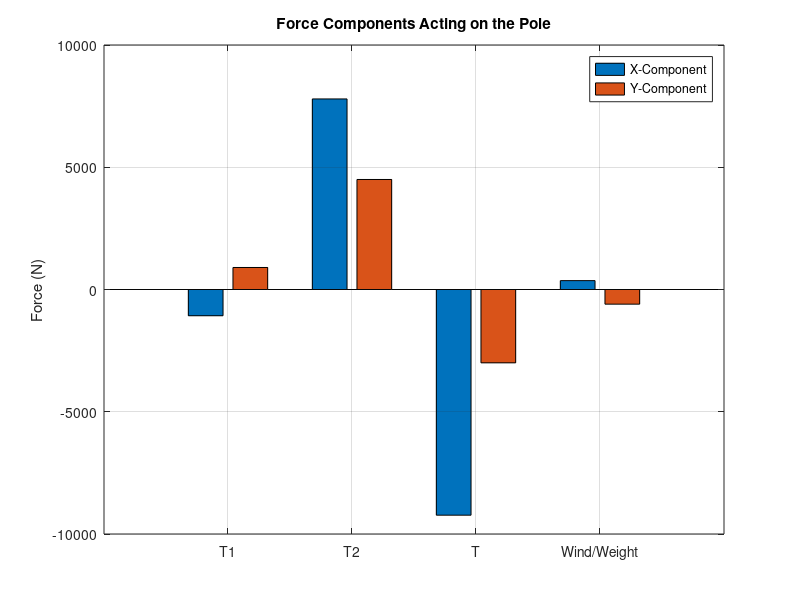

MATLAB code for this plot:
% MATLAB Script: Support Reactions for Roadside Advertisement Hoarding
% Calculated for Point A (Base of the pole)

%% 1. Input Data
h = 2;              % Height of the pole (m)
W = 600;            % Weight of the structure (N)
F_wind = 363.68;    % Wind force (N) - acting horizontally at 0 degrees

% Tensions and their angles (referenced from +x axis)
T1 = 1401.09;      theta_T1 = 140; % Angle theta 2
T2 = 9000;          theta_T2 = 30;  % Angle theta 1
T  = 9706.26;       theta_T  = 198; % Angle theta 4

%% 2. Resolve Forces into X and Y Components
% Using cosd and sind for degrees
T1x = T1 * cosd(theta_T1);
T1y = T1 * sind(theta_T1);

T2x = T2 * cosd(theta_T2);
T2y = T2 * sind(theta_T2);

Tx = T * cosd(theta_T);
Ty = T * sind(theta_T);

% Wind is purely horizontal (+x)
Fwx = F_wind;
Fwy = 0;

%% 3. Apply Equilibrium Equations (Sum of Forces = 0)
% Sum of Horizontal Forces: HA + T1x + T2x + Tx + Fwx = 0
HA = -(T1x + T2x + Tx + Fwx);

% Sum of Vertical Forces: VA + T1y + T2y + Ty - W = 0
VA = -(T1y + T2y + Ty - W);

%% 4. Apply Moment Equilibrium at Point A (Sum of Moments = 0)
% Moment arm for forces at the top is 'h'. 
% Only horizontal components create a moment about the base A.
% Counter-Clockwise is positive.
% MA + (Sum of horizontal forces * height) = 0
total_Fx_top = T1x + T2x + Tx + Fwx;
MA = -(total_Fx_top * h);

%% 5. Display Results
fprintf('--- Support Reactions at Point A ---\n');
fprintf('Horizontal Reaction (HA): %.2f N\n', HA);
fprintf('Vertical Reaction (VA):   %.2f N\n', VA);
fprintf('Moment Reaction (MA):     %.2f N-m\n', MA);

% Simple visualization of force components
bar([T1x, T2x, Tx, Fwx; T1y, T2y, Ty, -W]');
xticklabels({'T1', 'T2', 'T', 'Wind/Weight'});
legend('X-Component', 'Y-Component');
title('Force Components Acting on the Pole');
ylabel('Force (N)');grid on;
